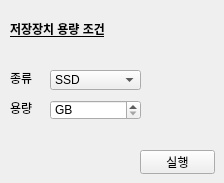
                 <widget class="QWidget" name="tab23">
                  <attribute name="title">
                   <string>3</string>
                  </attribute>
                  <widget class="QLabel" name="label_7">
                   <property name="geometry">
                    <rect>
                     <x>10</x>
                     <y>20</y>
                     <width>111</width>
                     <height>31</height>
                    </rect>
                   </property>
                   <property name="text">
                    <string>&lt;html&gt;&lt;head/&gt;&lt;body&gt;&lt;p&gt;&lt;span style=&quot; font-weight:700; text-decoration: underline;&quot;&gt;저장장치 용량 조건&lt;/span&gt;&lt;/p&gt;&lt;/body&gt;&lt;/html&gt;</string>
                   </property>
                   <property name="alignment">
                    <set>Qt::AlignLeading|Qt::AlignLeft|Qt::AlignTop</set>
                   </property>
                  </widget>
                  <widget class="QLabel" name="label_8">
                   <property name="geometry">
                    <rect>
                     <x>10</x>
                     <y>70</y>
                     <width>31</width>
                     <height>16</height>
                    </rect>
                   </property>
                   <property name="text">
                    <string>종류</string>
                   </property>
                   <property name="buddy">
                    <cstring>lineEdit2Budget</cstring>
                   </property>
                  </widget>
                  <widget class="QLabel" name="label_11">
                   <property name="geometry">
                    <rect>
                     <x>10</x>
                     <y>100</y>
                     <width>31</width>
                     <height>16</height>
                    </rect>
                   </property>
                   <property name="text">
                    <string>용량</string>
                   </property>
                   <property name="buddy">
                    <cstring>lineEdit2Budget</cstring>
                   </property>
                  </widget>
                  <widget class="QPushButton" name="pushButtonSelect3Run">
                   <property name="geometry">
                    <rect>
                     <x>140</x>
                     <y>150</y>
                     <width>75</width>
                     <height>24</height>
                    </rect>
                   </property>
                   <property name="text">
                    <string>실행</string>
                   </property>
                  </widget>
                  <widget class="QComboBox" name="comboBoxSelect3Type">
                   <property name="geometry">
                    <rect>
                     <x>50</x>
                     <y>70</y>
                     <width>91</width>
                     <height>20</height>
                    </rect>
                   </property>
                   <item>
                    <property name="text">
                     <string>SSD</string>
                    </property>
                   </item>
                   <item>
                    <property name="text">
                     <string>SSD + HDD</string>
                    </property>
                   </item>
                  </widget>
                  <widget class="QSpinBox" name="spinBoxSelect3Capacity">
                   <property name="geometry">
                    <rect>
                     <x>50</x>
                     <y>100</y>
                     <width>91</width>
                     <height>20</height>
                    </rect>
                   </property>
                   <property name="specialValueText">
                    <string>GB</string>
                   </property>
                   <property name="maximum">
                    <number>100000</number>
                   </property>
                   <property name="singleStep">
                    <number>50</number>
                   </property>
                  </widget>
                 </widget>
